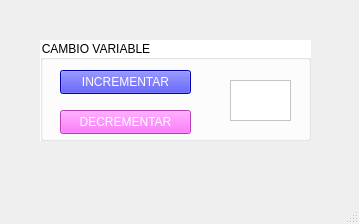
<?xml version="1.0" encoding="UTF-8"?>
<ui version="4.0">
 <class>MainWindow</class>
 <widget class="QMainWindow" name="MainWindow">
  <property name="geometry">
   <rect>
    <x>0</x>
    <y>0</y>
    <width>359</width>
    <height>224</height>
   </rect>
  </property>
  <property name="windowTitle">
   <string>MainWindow</string>
  </property>
  <widget class="QWidget" name="centralwidget">
   <widget class="QGroupBox" name="groupBox_cambio_variable">
    <property name="geometry">
     <rect>
      <x>40</x>
      <y>40</y>
      <width>271</width>
      <height>101</height>
     </rect>
    </property>
    <property name="styleSheet">
     <string notr="true">background-color: rgb(255, 255, 255);
color: rgb(0, 0, 0);
font: 700 12pt &quot;Segoe UI&quot;;</string>
    </property>
    <property name="title">
     <string>CAMBIO VARIABLE</string>
    </property>
    <widget class="QPushButton" name="pushButton_incrementar_variable_1">
     <property name="geometry">
      <rect>
       <x>20</x>
       <y>30</y>
       <width>131</width>
       <height>24</height>
      </rect>
     </property>
     <property name="styleSheet">
      <string notr="true">background-color: rgb(0, 0, 255);
font: 700 12pt &quot;Segoe UI&quot;;
color: rgb(255, 255, 255);</string>
     </property>
     <property name="text">
      <string>INCREMENTAR</string>
     </property>
    </widget>
    <widget class="QPlainTextEdit" name="plainTextEdit_variable_1">
     <property name="geometry">
      <rect>
       <x>190</x>
       <y>40</y>
       <width>61</width>
       <height>41</height>
      </rect>
     </property>
    </widget>
    <widget class="QPushButton" name="pushButton_decrementar_variable_1">
     <property name="geometry">
      <rect>
       <x>20</x>
       <y>70</y>
       <width>131</width>
       <height>24</height>
      </rect>
     </property>
     <property name="styleSheet">
      <string notr="true">background-color: rgb(255, 85, 255);
font: 700 12pt &quot;Segoe UI&quot;;
color: rgb(255, 255, 255);</string>
     </property>
     <property name="text">
      <string>DECREMENTAR</string>
     </property>
    </widget>
   </widget>
  </widget>
  <widget class="QStatusBar" name="statusbar"/>
  <widget class="QMenuBar" name="menuBar">
   <property name="geometry">
    <rect>
     <x>0</x>
     <y>0</y>
     <width>359</width>
     <height>22</height>
    </rect>
   </property>
  </widget>
  <action name="actionNuevo_Usuario">
   <property name="text">
    <string>Nuevo Usuario</string>
   </property>
  </action>
  <action name="actionCambiar_Usuario">
   <property name="text">
    <string>Cambiar Usuario</string>
   </property>
  </action>
  <action name="actionJerarqu_as">
   <property name="text">
    <string>Jerarquías</string>
   </property>
  </action>
  <action name="actionAlarmas">
   <property name="text">
    <string>Generar PDF</string>
   </property>
  </action>
  <action name="actionAjustes">
   <property name="text">
    <string>Ajustes</string>
   </property>
  </action>
  <action name="actionImportar_Exportar">
   <property name="text">
    <string>Importar/Exportar Datos</string>
   </property>
  </action>
  <action name="actionB_squeda">
   <property name="text">
    <string>Búsqueda</string>
   </property>
  </action>
  <action name="actionHistorial_Actividad">
   <property name="text">
    <string>Historial Actividad</string>
   </property>
  </action>
  <action name="actionEstado_de_Sistema">
   <property name="text">
    <string>Estado del Sistema</string>
   </property>
  </action>
  <action name="actionReporte_Diario_Mensual">
   <property name="text">
    <string>Reporte Diario/Mensual</string>
   </property>
  </action>
 </widget>
 <resources/>
 <connections/>
</ui>
